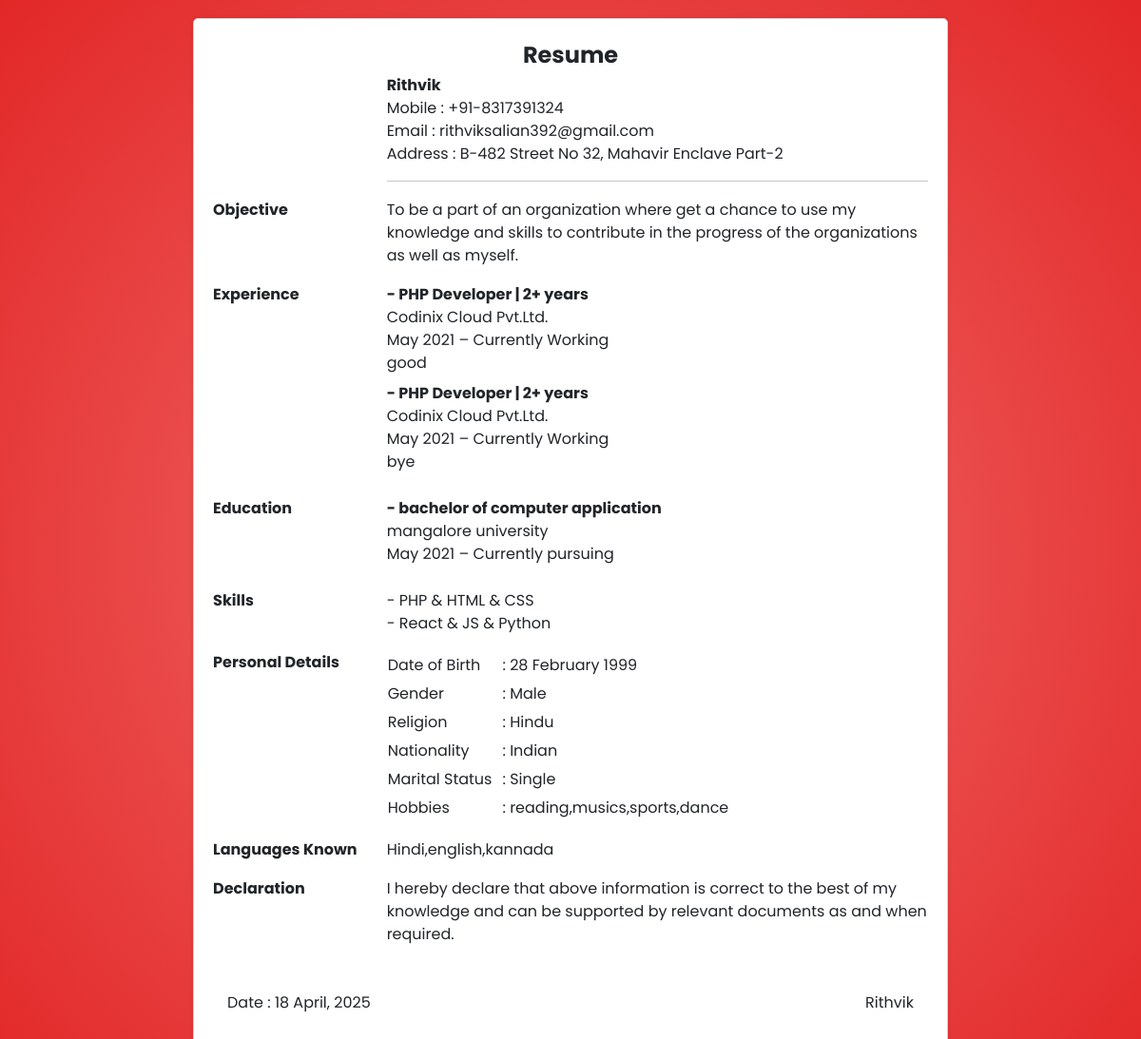
/resume.php?resume=ms1d4q2n419bh4jx, run on the app's committed database.
### tables this page shows
CREATE TABLE `resumes` (
  `id` int(11) NOT NULL,
  `user_id` int(11) NOT NULL,
  `full_name` varchar(250) NOT NULL,
  `email_id` varchar(250) NOT NULL,
  `mobile_no` varchar(20) NOT NULL,
  `gender` varchar(50) NOT NULL,
  `religion` varchar(50) NOT NULL,
  `nationality` varchar(50) NOT NULL,
  `marital_status` varchar(50) NOT NULL,
  `hobbies` varchar(250) NOT NULL,
  `languages` varchar(250) NOT NULL,
  `address` text NOT NULL,
  `objective` text NOT NULL,
  `slug` varchar(250) NOT NULL,
  `updated_at` int(20) NOT NULL,
  `dob` varchar(20) NOT NULL,
  `resume_title` varchar(250) NOT NULL,
  `background` varchar(250) NOT NULL DEFAULT '''''',
  `font` varchar(250) NOT NULL DEFAULT 'Poppins,sans-serif'
);

CREATE TABLE `experiences` (
  `id` int(11) NOT NULL,
  `resume_id` int(11) NOT NULL,
  `position` varchar(250) NOT NULL,
  `company` varchar(250) NOT NULL,
  `job_desc` text NOT NULL,
  `started` varchar(250) NOT NULL,
  `ended` varchar(250) NOT NULL
);

CREATE TABLE `educations` (
  `id` int(11) NOT NULL,
  `resume_id` int(11) NOT NULL,
  `course` varchar(250) NOT NULL,
  `institute` varchar(250) NOT NULL,
  `started` varchar(100) NOT NULL,
  `ended` varchar(250) NOT NULL
);

CREATE TABLE `skills` (
  `id` int(11) NOT NULL,
  `resume_id` int(11) NOT NULL,
  `skill` text NOT NULL
);

### resume.php (the view, shortened to what this page needs)
<?php
require 'assets/class/database.class.php';
$slug=$_GET['resume']??'';
$resumes = $db->query("SELECT * FROM resumes WHERE (slug='$slug')");
$resume = $resumes->fetch_assoc();
$exps = $db->query("SELECT * FROM experiences WHERE (resume_id=".$resume['id'].")");
$exps = $exps->fetch_all(1);
$edus = $db->query("SELECT * FROM educations WHERE (resume_id=".$resume['id'].")");
$edus = $edus->fetch_all(1);
$skills = $db->query("SELECT * FROM skills WHERE (resume_id=".$resume['id'].")");
$skills = $skills->fetch_all(1);
?>
<!DOCTYPE html>
<html lang="en">
<head>
    <link href="https://cdn.jsdelivr.net/npm/bootstrap@5.3.2/dist/css/bootstrap.min.css" rel="stylesheet"
>
    <link rel="stylesheet" href="https://cdn.jsdelivr.net/npm/bootstrap-icons@1.11.0/font/bootstrap-icons.css">
</head>
<body>
<div class="page" style="font-family:<?=$resume['font']?>">
    <div class="subpage">
        <table class="w-100">
            <tbody>
                <tr>
                    <td colspan="2" class="text-center fw-bold fs-4">Resume</td>
                </tr>
                <tr>
                    <td></td>
                    <td class="personal-info zsection">
                        <div class="fw-bold name"><?=$resume['full_name']?></div>
                        <div>Mobile : <span class="mobile">+91-<?=$resume['mobile_no']?></span></div>
                        <div>Email : <span class="email"><?=$resume['email_id']?></span></div>
                        <div>Address : <span class="address"><?=$resume['address']?></span></div>
                        <hr>
                    </td>
                </tr>
                <tr class="objective-section zsection">
                    <td class="fw-bold align-top text-nowrap pr title">Objective</td>
                    <td class="pb-3 objective">
                    <?=$resume['objective']?>
                    </td>
                </tr>
                <tr class="experience-section zsection">
                    <td class="fw-bold align-top text-nowrap pr title">Experience</td>
                    <td class="pb-3 experiences">
                    <?php
                    if($exps){
                        foreach($exps as $exp){
                            ?>
                        <div class="experience mb-2">
                            <div class="fw-bold">- <span class="job-role"><?=$exp['position']?>
                            </div>
                            <div class="company"><?=$exp['company']?></div>
                            <div><span class="working-from"><?=$exp['started']?></span> – <span class="working-to"><?=$exp['ended']?></span></div>
                            <div class="work-description"><?=$exp['job_desc']?></div>
                        </div>
                            <?php
                        }
                    }else{
                        ?>
                        <div class="experience mb-2">
                            <div class="company">I am a Fresher.</div>
                        </div>
                        <?php
                    }
                    ?>
                    </td>
                </tr>
                <tr class="education-section zsection">
                    <td class="fw-bold align-top text-nowrap pr title">Education</td>
                    <td class="pb-3 educations">
                    <?php
                    if($edus){
                        foreach($edus as $edu){
                            ?>
                        <div class="education mb-2">
                            <div class="fw-bold">- <span class="course"><?=$edu['course']?></span></div>
                            <div class="institute"><?=$edu['institute']?></div>
                            <div><span class="working-from"><?=$edu['started']?></span> – <span class="working-to"><?=$edu['ended']?></span></div>
                        </div>
                            <?php
                        }
                    }else{
                        ?>
                        <div class="education mb-2">
                            <div class="institute">I don't have any education.</div>
                        </div>
                        <?php
                    }
                    ?>
                    </td>
                </tr>
                <tr class="skills-section zsection">
                    <td class="fw-bold align-top text-nowrap pr title">Skills</td>
                    <td class="pb-3 skills">
                    <?php
                    if($skills){
                        foreach($skills as $skill){
                            ?>
                                <div class="skill">- <?=$skill['skill']?></div>
                            <?php
                        }
                    }else{
                        ?>
                            <div class="skill">- I don't have any skills.</div>
                        <?php
                    }
                    ?>
                    </td>
                </tr>
                <tr class="personal-details-section zsection">
                    <td class="fw-bold align-top text-nowrap pr title">Personal Details</td>
                    <td class="pb-3">
                        <table class="pd-table">
                            <tr>
                                <td>Date of Birth</td>
                                <td>: <span class="date-of-birth"><?=date('d F Y',strtotime($resume['dob']))?></span></td>
                            </tr>
                            <tr>
                                <td>Gender</td>
                                <td>: <span class="gender"><?=$resume['gender']?></span></td>
                            </tr>
                            <tr>
                                <td>Religion</td>
                                <td>: <span class="religion"><?=$resume['religion']?></span></td>
                            </tr>
                            <tr>
                                <td>Nationality</td>
                                <td>: <span class="nationality"><?=$resume['nationality']?></span></td>
                            </tr>
                            <tr>
                                <td>Marital Status</td>
                                <td>: <span class="marital-status"><?=$resume['marital_status']?></span></td>
                            </tr>
                            <tr>
                                <td>Hobbies</td>
                                <td>: <span class="hobbies"><?=$resume['hobbies']?></span></td>
                            </tr>
                        </table>
                    </td>
                </tr>
                <tr class="languages-known-section zsection">
                    <td class="fw-bold align-top text-nowrap pr title">Languages Known</td>
                    <td class="pb-3 languages">
                    <?=$resume['languages']?>
                    </td>
                </tr>
                <tr class="declaration-section zsection">
                    <td class="fw-bold align-top text-nowrap pr title">Declaration</td>
                    <td class="pb-5 declaration">
                        I hereby declare that above information is correct to the best of my
                        knowledge and can be supported by relevant documents as and when
                        required.
                    </td>
                </tr>
            </tbody>
        </table>
        <div class="d-flex justify-content-between">
                    <div class="px-3">Date : <?=date('d F, Y',$resume['updated_at'])?> </div>
                    <div class="px-3 name text-end"><?=$resume['full_name']?></div>
                </div>
    </div>
</div>
</body>
</html>

### data on the page
resumes: full_name "Rithvik", mobile_no "8317391324", email "rithviksalian392@gmail.com", address "B-482 Street No 32, Mahavir Enclave Part-2", objective "To be a part of an organization where get a chance to use my knowledge and skills to contribute in the progress of the organizations as well as myself.", dob "28 February 1999", gender "Male", religion "Hindu", nationality "Indian", marital_status "Single", hobbies "reading,musics,sports,dance", languages "Hindi,english,kannada", updated_at "18 April, 2025"
experiences: position "PHP Developer | 2+ years", company "Codinix Cloud Pvt.Ltd.", started "May 2021", ended "Currently Working", job_desc "good"
experiences: position "PHP Developer | 2+ years", company "Codinix Cloud Pvt.Ltd.", started "May 2021", ended "Currently Working", job_desc "bye"
educations: course "bachelor of computer application", institute "mangalore university", started "May 2021", ended "Currently pursuing"
skills: skill "PHP & HTML & CSS"
skills: skill "React & JS & Python"
